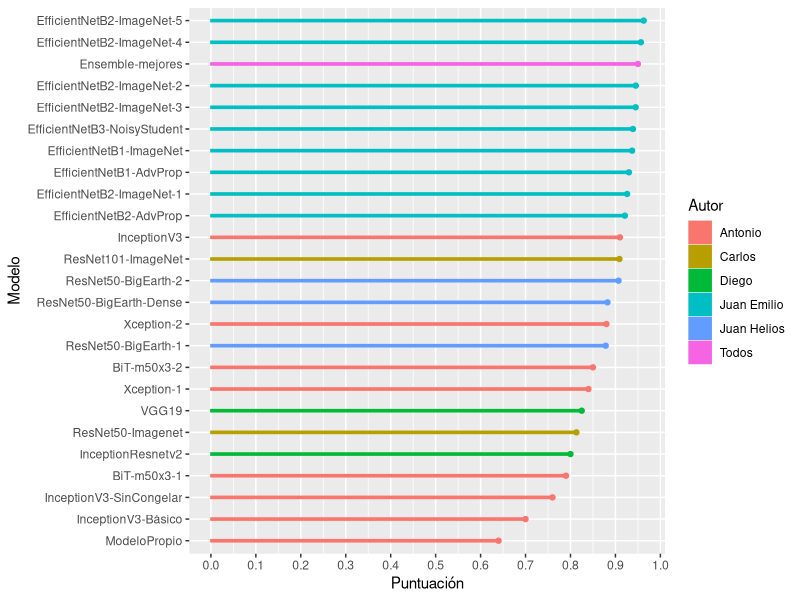
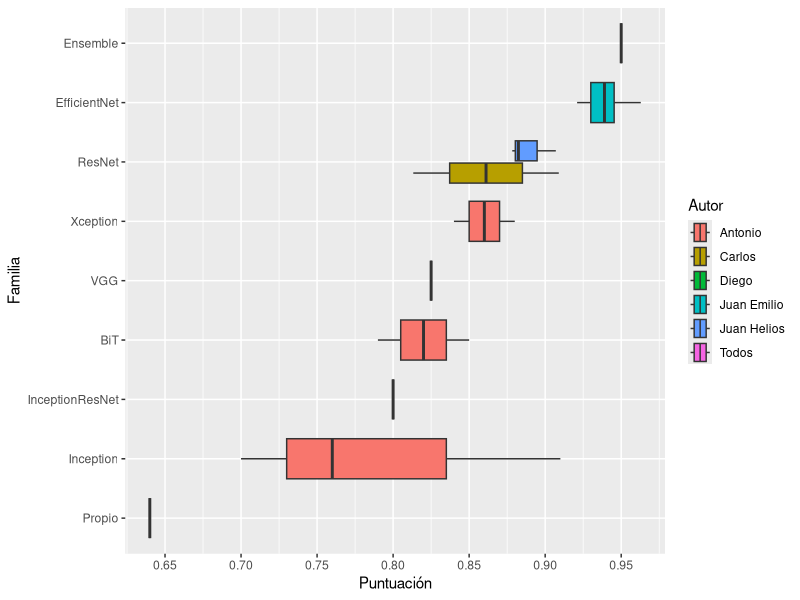
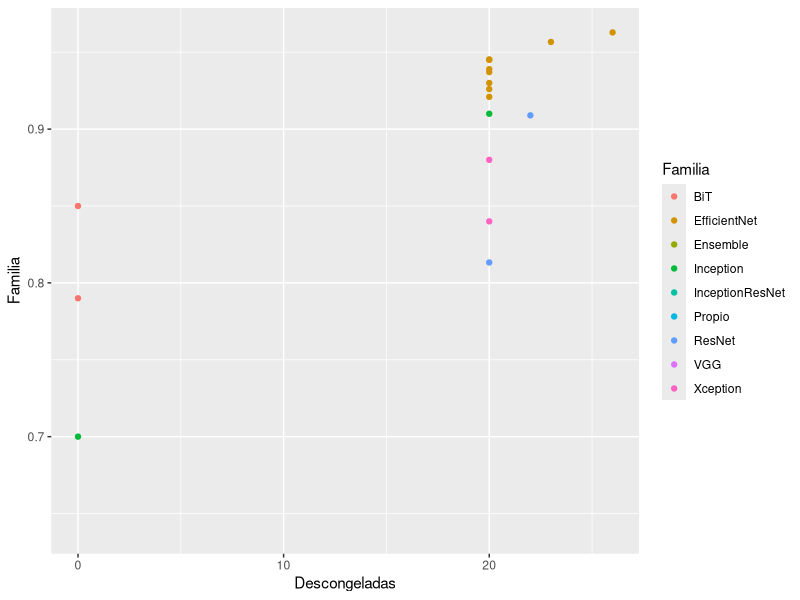

These figures' R source, in order:
library(tidyverse)
data <- read_csv2("./resumen.csv") %>% arrange(Autor)
view(data)

ggplot(data, aes(y=reorder(Modelo,Puntuación), fill=Autor, color=Autor, x=Puntuación)) + 
  geom_col(width=0.1) + geom_point() + labs(y="Modelo") + 
  scale_x_continuous(breaks=seq(0,1,0.1))

ggplot(data, aes(y=reorder(Familia,Puntuación), fill=Autor, x=Puntuación)) + 
  geom_boxplot() + labs(y="Familia") + 
  scale_x_continuous(breaks=seq(0.5,1,0.05))

ggplot(data, aes(y=Puntuación, x=Descongeladas, color=Familia)) + 
  geom_point() + labs(y="Familia") 
